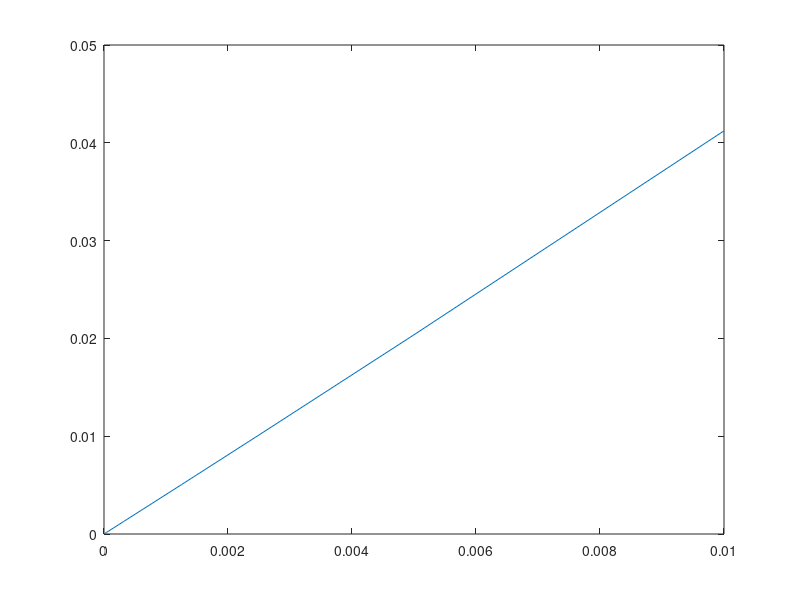
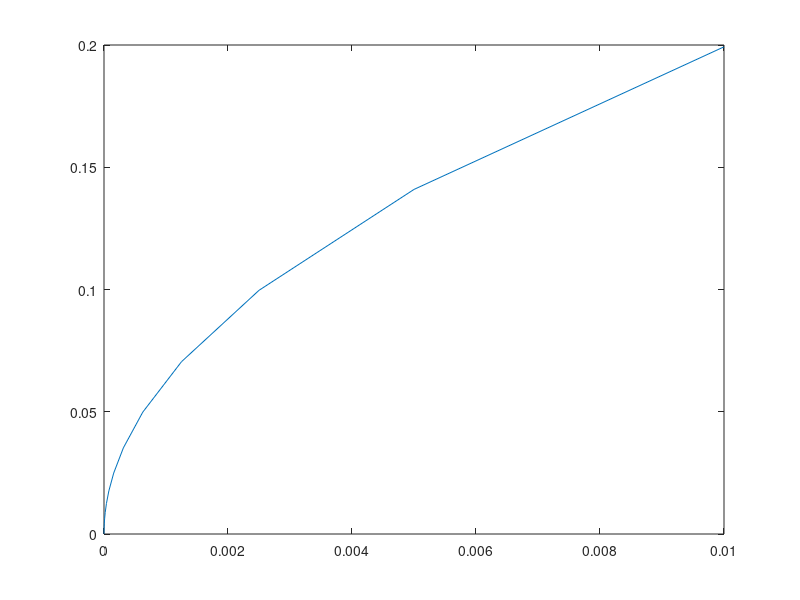

The MATLAB source for these figures, in order:
clear;
tau = 0.01;
ifinal = 100;
A1 = [0 4;
     -3 2];
B1 = [0;
      1];
C1 = -[0.3 4];
D1 = 0;
sys2 = ss(A1,B1,C1,D1); 

Ts(1) = tau;
for i = 1:ifinal
    sd2_1 = c2d(sys2, Ts(i));
    Ad2 = sd2_1.a + sd2_1.b*C1;
    Bd2 = sd2_1.b;
    sd2_2 = ss(Ad2, Bd2, C1, D1, Ts(i));
    
    H2norm(i) = norm(sd2_2);
    
    for k = 0:1000
        h(k+1,i) = C1*Ad2^k*Bd2;
    end
    hmax(i) = max(abs(h(:,i)));
    L2norm(i) = norm(h(:,i));
    
    hnorm(i) = H2norm(i)^2;
    epsilon(i) = hmax(i)/H2norm(i);
    
    Ts(i+1) = Ts(i)/2;
end
figure
plot(Ts(1:100), hnorm)
figure
plot(Ts(1:100), epsilon)
